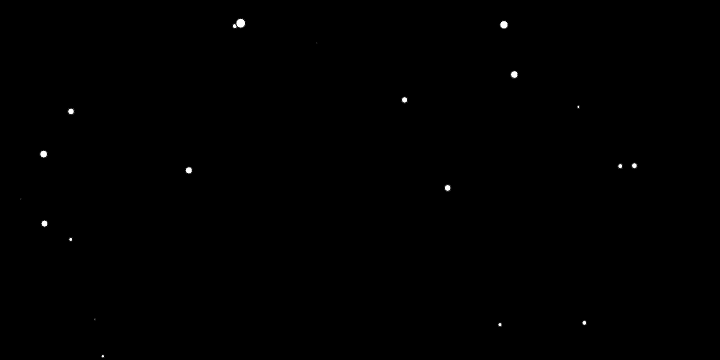
Frame 1 (no input)
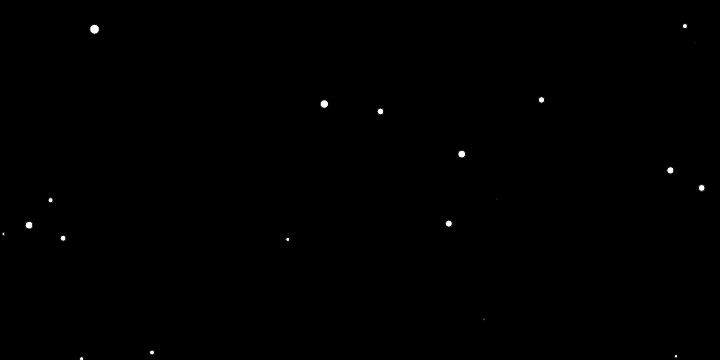
Frame 60 (no input)
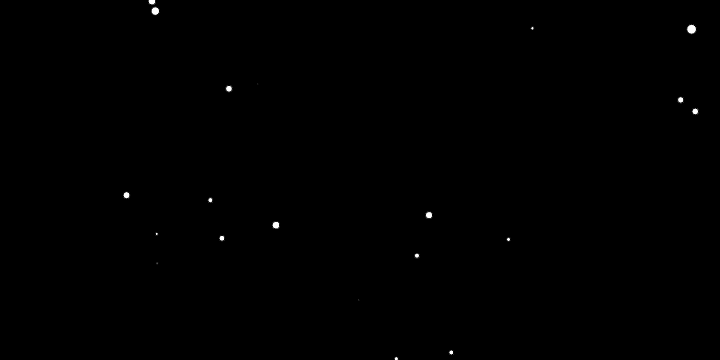
Frame 120 (the mouse pressed at the canvas centre since frame 60)

The p5.js sketch that drew these frames (run headless with seeded random() and noise() and a simulated clock; from frame 60 on, the mouse is pressed at the canvas centre):

// p5.js sketch
// ── sketch.js
// spaceships and arrays

var numSpaceships = 20;
var xPositions = [];
var yPositions = [];
var spaceshipsize = [];
var spaceshipSpeed = [];

function setup() { 
    createCanvas(720, 360);
    for (var i = 0; i < numSpaceships; i++) {
        xPositions[i] = random(0,width);
        yPositions[i] = random(0, height);
        spaceshipsize[i] = random(1, 10);
        spaceshipSpeed[i] = random(1, 10);

    }
}
    
function draw() {
    background('black');
    
    
    for (var i = 0; i < numSpaceships; i++) {
        ellipse(xPositions[i], yPositions[i], spaceshipsize[i]);
        xPositions[i] += spaceshipSpeed[i];
        if (xPositions[i] > width + spaceshipsize[i]/2) {
            xPositions[i] = -spaceshipsize[i]/2;
            yPositions[i] = random(0, height);
        }
    }

}
        

        
